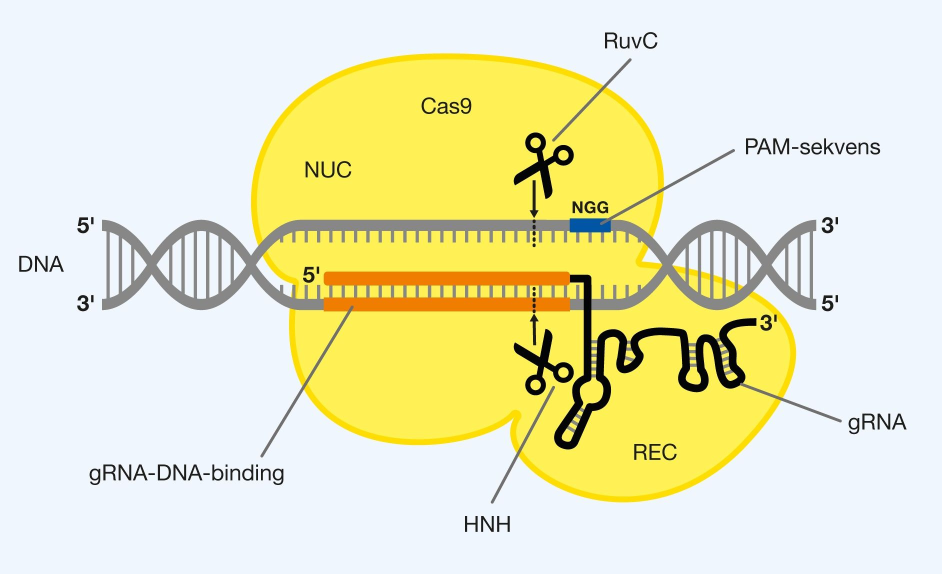
#> input picture assets/crispr_1.jpg, 1884 x 1148 px (shown at 1/2 size)
$ python -i vlm_payload.py   (imports and definitions only)
#> lines starting #> are read from the running program, lines starting #| are printed output that depends on the picture
"""
VLM image parts for OpenAI-style chat (``image_url`` with ``data:...`` or http(s)).

Each *slot* is either:

- A **Pillow** ``Image`` / **raw bytes** / a **local filesystem path** → we normalize and
  emit a JPEG ``data:`` URL (optional **max-edge** shrink, then area resize to
  ``max_total_pixels``; same idea as hpdv3 / MagicData ``max_pixels`` on the part).
- An **http(s) URL string** → that URL is sent as-is in the API (no client-side
  download; the gateway may fetch it).

**Never** use ``requests`` here. If the pipeline already materialized a remote image
to ``local_path``, that path is read from disk. Hotlink with URL only when there
is no local file.

Set ``SEARCHGEN_VLM_MAX_EDGE`` (e.g. ``512``) to shrink **local** decoded images so
``max(width,height)`` never exceeds that value (before the ``max_total_pixels`` area cap).
Plain ``http(s)`` slot strings are unchanged (no client-side fetch).
"""

from __future__ import annotations

import base64
import io
import math
import os
from dataclasses import dataclass, field
from pathlib import Path
from typing import Any, Dict, List, Optional, Tuple, Union

# Total pixel budget (w*h), same semantics as hpdv3 ``max_pixels`` for resize.
DEFAULT_MAX_TOTAL_PIXELS = 768 * 768
VLM_JPEG_QUALITY = 86

# Some multimodal gateways reject decoded rasters with extreme aspect ratios.
VLM_MAX_ASPECT_RATIO = 8.0

# str = http(s) to pass through, or filesystem path, or "path" / Path; Pillow Image is accepted.
ImageItem = Union[str, "Path", Any]

# Pillow ``Image.format`` values we accept for search-downloaded / on-disk reference rasters
# (VLM path converts to RGB JPEG). Everything else (SVG, PDF-as-image, HTML masquerading, …)
# is rejected so ``select_reference_image`` never sees undecodable bytes.
REFERENCE_RASTER_PIL_FORMATS = frozenset(
    {"JPEG", "PNG", "WEBP", "GIF", "BMP", "MPO", "TIFF", "TIF", "AVIF"}
)


def coalesce_vlm_max_edge(explicit: int = 0) -> int:
    """
    Longest-side cap before the area-based ``max_total_pixels`` resize.

    When ``explicit > 0``, use it. Otherwise read ``SEARCHGEN_VLM_MAX_EDGE`` (positive int).
    Used to keep **local** decoded condition/reference rasters bounded (plain ``http(s)`` URLs are
    still passed through unchanged).
    """

    if explicit and explicit > 0:
        return int(explicit)
    raw = os.environ.get("SEARCHGEN_VLM_MAX_EDGE", "").strip()
    if not raw:
        return 0
    try:
        v = int(raw)
        return v if v > 0 else 0
    except ValueError:
        return 0


# [23 lines left out: functions reference_raster_pil_format_supported, reference_raster_bytes_are_supported, not called in this run]


@dataclass
class VlmImagePayloadMeta:
    strategy: str  # "data_url_jpeg" | "http_url"
    source: str  # "path" | "http" | "bytes" | "pillow" | "none"
    byte_length: int = 0
    had_resize: bool = False


@dataclass
class BuildContentResult:
    user_content: List[Dict[str, Any]]
    image_metas: List[VlmImagePayloadMeta] = field(default_factory=list)


def _is_http(s: str) -> bool:
    t = s.strip().lower()
    return t.startswith("http://") or t.startswith("https://")


# [16 lines left out: function local_image_file_is_openable, not called in this run]


def _is_pil_image(x: Any) -> bool:
    if x is None or isinstance(x, (str, bytes, Path)):
        return False
    try:
        from PIL import Image
        return isinstance(x, Image.Image)
    except Exception:
        return False


def _data_url_from_bytes(raw: bytes, mime: str) -> str:
    b64 = base64.standard_b64encode(raw).decode("ascii")
    return f"data:{mime};base64,{b64}"


# [218 lines left out: functions pad_rgb_image_to_max_aspect_ratio, _resize_to_max_edge, _resize_to_max_total_pixels, _pil_rgb_image_to_vlm_jpeg, pil_image_to_vlm_data_url, image_bytes_to_vlm_data_url and 3 more, not called in this run]


def image_item_to_image_part(
    item: Any,
    *,
    max_total_pixels: int = DEFAULT_MAX_TOTAL_PIXELS,
    max_edge: int = 0,
) -> Optional[Tuple[Dict[str, Any], VlmImagePayloadMeta]]:
    """One Task-B slot: Pillow image, file path, raw bytes, or http(s) string."""
    max_edge = coalesce_vlm_max_edge(max_edge)
    if item is None:
        return None
    if isinstance(item, Path):
        item = str(item.expanduser())
    if _is_pil_image(item):
        durl, meta = pil_image_to_vlm_data_url(  # type: ignore[arg-type]
            item, max_total_pixels=max_total_pixels, max_edge=max_edge
        )
        return _image_part(durl, max_total_pixels=max_total_pixels), meta
    if isinstance(item, (bytes, bytearray)):
        b = bytes(item)
        try:
            durl, meta = image_bytes_to_vlm_data_url(
                b, max_total_pixels=max_total_pixels, max_edge=max_edge
            )
        except Exception:
            return None
        return _image_part(durl, max_total_pixels=max_total_pixels), meta
    s = str(item).strip()
    if not s:
        return None
    if _is_http(s):
        m = VlmImagePayloadMeta(
            strategy="http_url", source="http", byte_length=0, had_resize=False
        )
        return _image_part(s, max_total_pixels=max_total_pixels), m
    p = Path(s).expanduser()
    if p.is_file():
        try:
            raw = p.read_bytes()
        except OSError:
            return None
        try:
            durl, meta = image_bytes_to_vlm_data_url(
                raw, max_total_pixels=max_total_pixels, max_edge=max_edge
            )
        except Exception:
            return None
        meta.source = "path"
        return _image_part(durl, max_total_pixels=max_total_pixels), meta
    return None


# [70 lines left out: functions build_refinement_user_content, build_refinement_user_content_interleaved, local_file_to_vlm_data_url, local_file_to_data_url_vlm, not called in this run]


def build_user_content_text_then_image_parts(
    image_items: List[ImageItem],
    *,
    max_total_pixels: int = DEFAULT_MAX_TOTAL_PIXELS,
    max_edge: int = 0,
) -> List[Dict[str, Any]]:
    """
    Build only the image *parts* (no text). One ordered slot per list entry:
    Pillow, bytes, path, or http URL string. No HTTP download.
    """
    parts: List[Dict[str, Any]] = []
    for item in image_items:
        if item is None:
            continue
        if isinstance(item, str) and not item.strip():
            continue
        got = image_item_to_image_part(
            item, max_total_pixels=max_total_pixels, max_edge=max_edge
        )
        if not got:
            continue
        parts.append(got[0])
    return parts

>>> import cv2
>>> picture = cv2.imread('../../../../assets/crispr_1.jpg', cv2.IMREAD_GRAYSCALE)
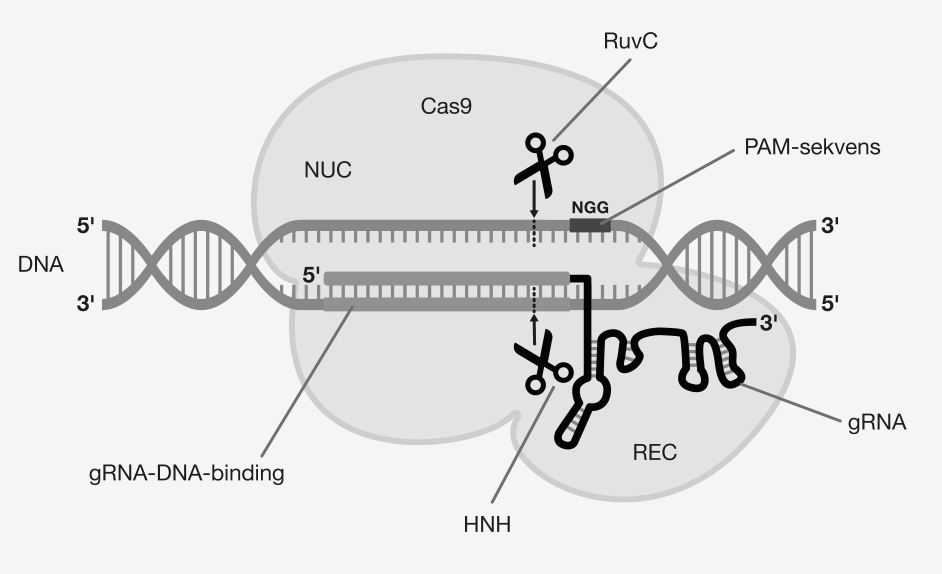
#> picture: shape (1148, 1884) (shown at 1/2 size); min 0, max 255, mean 228.4
>>> result = build_user_content_text_then_image_parts(picture)
#> in image_item_to_image_part, `s = str(item).strip()`: s = '[245 245 245 ... 245 245 245]'
